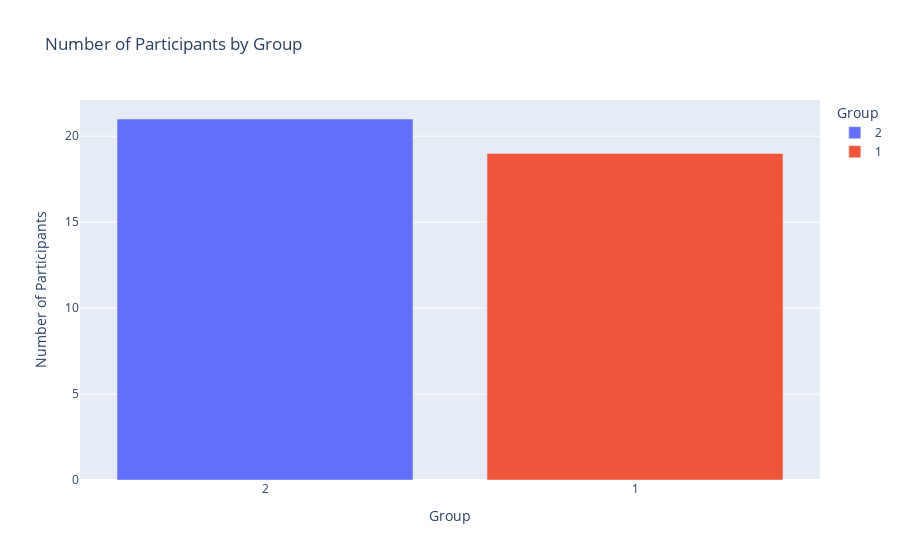

Here is the notebook cell this chart was saved with:
### Code cell
import plotly.express as px

group_count = data['Group'].value_counts().reset_index()
group_count.columns = ['Group', 'count']  # Rename columns for clarity


fig = px.bar(group_count, x='Group', y='count', color='Group',
             title="Number of Participants by Group",
             labels={"Group": "Group", "count": "Number of Participants"})

# Show the plot
fig.show()

### Figure 1 — Plotly figure (JSON) as saved in the notebook; plotly's stock layout.template omitted (floating-point values rounded to 4 significant figures)
{"data": [{"alignmentgroup": "True", "hovertemplate": "Group=%{x}<br>Number of Participants=%{y}<extra></extra>", "legendgroup": "2", "marker": {"color": "#636efa", "pattern": {"shape": ""}}, "name": "2", "offsetgroup": "2", "orientation": "v", "showlegend": true, "textposition": "auto", "type": "bar", "x": ["2"], "xaxis": "x", "y": [21], "yaxis": "y"}, {"alignmentgroup": "True", "hovertemplate": "Group=%{x}<br>Number of Participants=%{y}<extra></extra>", "legendgroup": "1", "marker": {"color": "#EF553B", "pattern": {"shape": ""}}, "name": "1", "offsetgroup": "1", "orientation": "v", "showlegend": true, "textposition": "auto", "type": "bar", "x": ["1"], "xaxis": "x", "y": [19], "yaxis": "y"}], "layout": {"barmode": "relative", "legend": {"title": {"text": "Group"}, "tracegroupgap": 0}, "title": {"text": "Number of Participants by Group"}, "xaxis": {"anchor": "y", "categoryarray": ["2", "1"], "categoryorder": "array", "domain": [0, 1], "title": {"text": "Group"}}, "yaxis": {"anchor": "x", "domain": [0, 1], "title": {"text": "Number of Participants"}}}}
